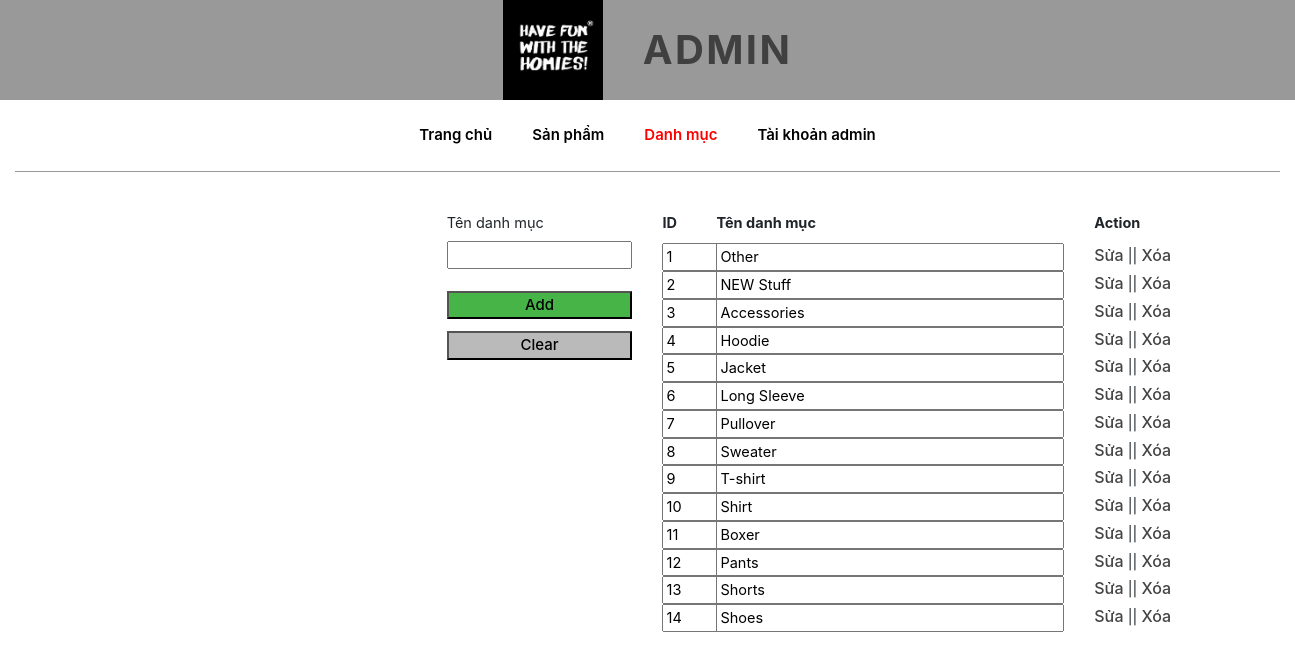
The app's page /views/admin/admin.php?act=dm (signed in) with its own data.
### tables this page shows
CREATE TABLE `tbl_danhmuc` (
  `dm_id` int(11) NOT NULL,
  `dm_ten` varchar(50) NOT NULL
);

### modules/db_module.php (called while the page is built, shortened)
<?php
function chayTruyVanTraVeDL($link, $q)
{
	$result = mysqli_query($link, $q);
	return $result;
}

### views/admin/dm.php (the view, shortened to what this page needs)
<div class="row" style="margin-top:40px">
    <div class="col-4"></div>
    <div class="col-2">
        <form action="../admin/admin.php?act=updatedm" method="POST" style="display: flex;
                                flex-direction: column;">
            <label for="dm_ten">Tên danh mục</label>
            <input type="text" name='dm_ten' id="dm_ten" value="<?= isset($_GET['dm_ten']) ? updateCond($_GET['dm_ten']) : '' ?>">
            <br>
            <?php
            if (isset($_GET['act']) && $_GET['act'] == 'updatedm') {
            ?>
                <input class='submit' type="submit" name="submit" value="Update">
            <?php
            } else { ?>
                <input class='submit' type="submit" name="submit" value="Add">
            <?php
            }
            ?>
            <a href="../admin/admin.php?act=dm"><input style='width: 100%;
                                                            margin-top: 12px;
                                                            background-color: #bababa;
                                                            font-size: 15px;
                                                            font-weight: 500;' type="Button" name="submit" value="Clear"></a>
        </form>
    </div>
    <div class="col-6">
        <div class="row headingdm">
            <span class="col-1">ID</span>
            <span class="col-7">Tên danh mục</span>
            <span class="col-4">Action</span>
        </div>
        <?php
        include_once "../../modules/db_module.php";
        $link = null;
        $result = chayTruyVanTraVeDL($link, "select * from tbl_danhmuc");
        while ($rows = mysqli_fetch_object($result)) {
            $url = "../admin/admin.php?act=updatedm&dm_id=$rows->dm_id&dm_ten=$rows->dm_ten";
        ?>
            <div class="row">
                <span class="col-1"><input type="text" value="<?= $rows->dm_id ?>"></span>
                <span class="col-7"><input style="width:100%" type="text" value="<?= $rows->dm_ten ?>"></span>
                <span class="col-4"><a class="action" href="<?= $url ?>">Sửa</a> || <a class="action" href="../admin/admin.php?act=deldm&dm_id=<?= $rows->dm_id ?>">Xóa</a></span>
            </div>
        <?php
        }
        ?>
    </div>
</div>

### views/admin/admin.php (shortened to what this page needs)
<!DOCTYPE html>
<html lang="en">
<head>
    <link rel="stylesheet" href="https://cdn.jsdelivr.net/npm/bootstrap@4.6.1/dist/css/bootstrap.min.css">
</head>
<body>
    <?php
    function checkAct($cond)
    {
        $active = 'active';
        if (isset($_GET['act'])) {
            switch ($cond) {
                case $_GET['act']:
                    return $active;
            }
        }
    }
    ?>
    <div class="container-fluid">
        <div class="control" style="text-align:center">
            <h1 class="hadmin">
                <a href="../../index.php"><img src="../../assets/public/img/masthead_logo.jpg" alt=""></a>
                ADMIN
            </h1>
            <nav>
                <a class="navAdmin" href="../../index.php">Trang chủ</a>
                <a class="navAdmin <?= checkAct('sp') ?>" href="admin.php?act=sp">Sản phẩm</a>
                <a class="navAdmin <?= checkAct('dm') ?>" href="admin.php?act=dm">Danh mục</a>
                <a class="navAdmin <?= checkAct('tk') ?>" href="admin.php?act=tk">Tài khoản admin</a>
            </nav>
        </div>
        <?php
        if (isset($_GET['act'])) {
            switch ($_GET['act']) {
                case 'dm':
                case 'deldm':
                case 'updatedm':
                case 'adddm':
                    include '../admin/dm.php';
                    break;
            }
        }
        ?>
    </div>
</body>
</html>

### views/admin/admin.php (style rules this page uses)
body { font-size: 14.5px; }
.hadmin { color: #00000094; background-color: #999; margin: 0 -100px; height: 100px; display: flex; align-items: center; justify-content: center; font-weight: 700; letter-spacing: 2.4px; }
.control nav { border-bottom: 1px solid #999; padding: 16px 0; }
.hadmin img { width: 100px; margin-right: 40px; }
.submit { font-weight: 500; background-color: #47b447; font-size: 15px; }
.action { color: #444; font-weight: 500; font-size: 16px; }
.navAdmin { color: #000; font-weight: 600; font-size: 15px; margin: 8px 18px; display: inline-block; }
.navAdmin.active { color: red; }
.headingdm { margin-bottom: 10px; font-weight: 700; }

### records on screen
tbl_danhmuc: dm_ten "Other"
tbl_danhmuc: dm_ten "NEW Stuff"
tbl_danhmuc: dm_ten "Accessories"
tbl_danhmuc: dm_ten "Hoodie"
tbl_danhmuc: dm_ten "Jacket"
tbl_danhmuc: dm_ten "Long Sleeve"
tbl_danhmuc: dm_ten "Pullover"
tbl_danhmuc: dm_ten "Sweater"
tbl_danhmuc: dm_ten "T-shirt"
tbl_danhmuc: dm_ten "Shirt"
tbl_danhmuc: dm_ten "Boxer"
tbl_danhmuc: dm_ten "Pants"
tbl_danhmuc: dm_ten "Shorts"
tbl_danhmuc: dm_ten "Shoes"
